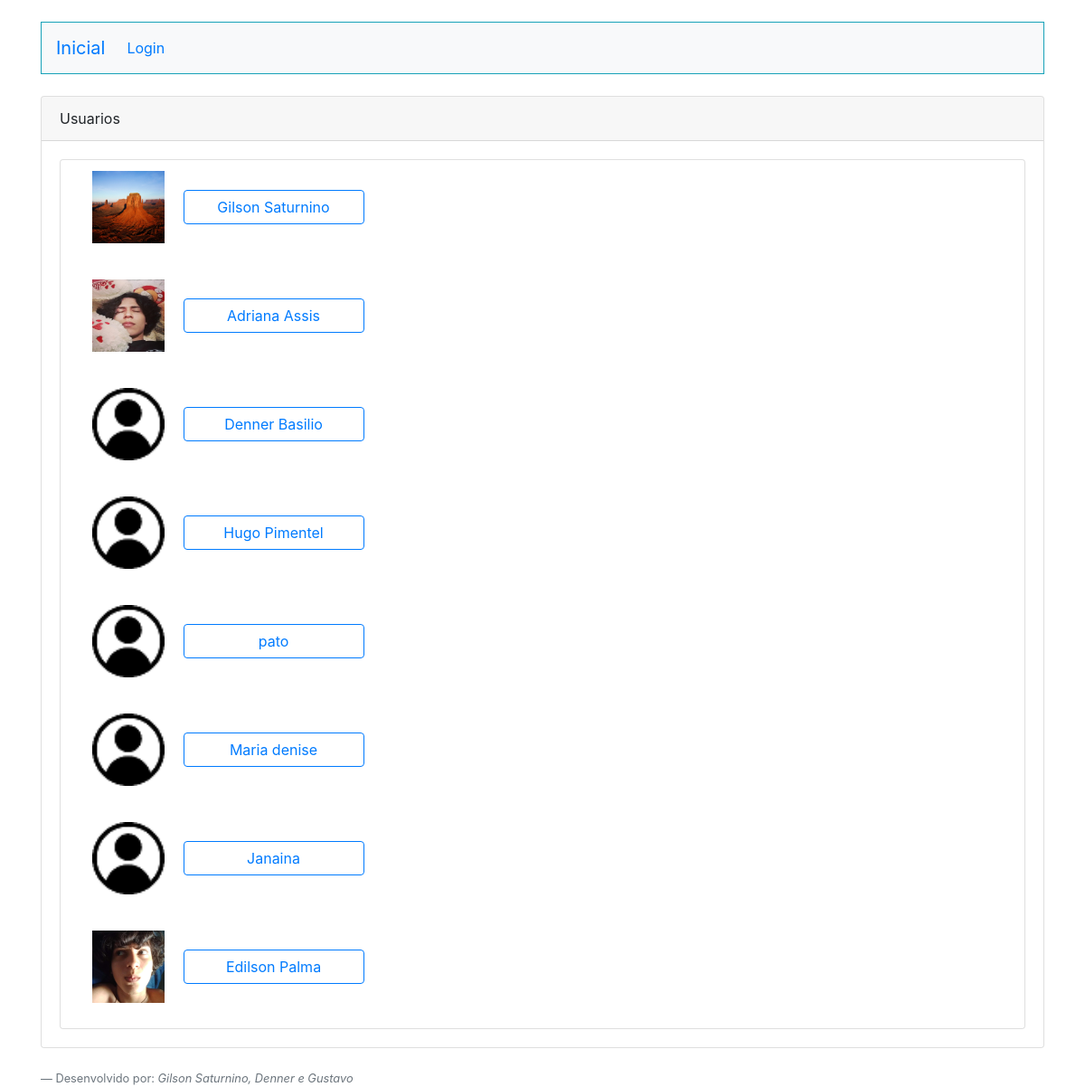
The page /ListarUsuarios.php on the database its author committed.
### tables this page shows
CREATE TABLE `usuarios` (
  `id` int(11) NOT NULL,
  `email` varchar(255) NOT NULL,
  `nome` varchar(255) NOT NULL,
  `senha` varchar(255) NOT NULL,
  `perfil` varchar(255) NOT NULL
);

CREATE TABLE `imagens` (
  `id` int(11) NOT NULL,
  `nome` varchar(100) NOT NULL,
  `id_usuario` int(11) NOT NULL
);

### ListarUsuarios.php (the view, shortened to what this page needs)
<html lang="pt-br">
  <head>
  </head>
  <body>
    <div class="container">
    <?php
    require_once('Cabecalho.php');
    require_once('Conexao.php');
    $sql = "select * from usuarios";
    $resultadoSql = mysqli_query($conexao, $sql);
    $vetorUmregistro = mysqli_fetch_assoc($resultadoSql);
    $vetorTodosRegistros = array();
        while($vetorUmregistro !=null){
          array_push($vetorTodosRegistros,$vetorUmregistro);
          $vetorUmregistro = mysqli_fetch_assoc($resultadoSql);}
    ?>
    <div class="card mt-4">
        <div class="card-header">
            Usuarios
        </div>
        <div class="card-body">
            <ul class="list-group">
            <?php foreach($vetorTodosRegistros as $Umregistro){
              if($Umregistro["id"] != $_SESSION['id_logado']){
              ?>
                <li class="list-group-item">
                <div class="col-md-12">
                    <form action="chat.php" method="POST">
                        <div class="form-group">
                            <?php
                        $sql = "select id,nome from imagens where id_usuario=?";
                        $sqlprep = $conexao->prepare($sql);
                        $sqlprep->bind_param("i",$Umregistro['id']);
                        $sqlprep->execute();
                        $resultadoSql = $sqlprep->get_result();
                        $registro= mysqli_fetch_assoc($resultadoSql);
                        $vetorRegistros = array();
                        while($registro !=null){
                            array_push($vetorRegistros,$registro);
                            $registro = mysqli_fetch_assoc($resultadoSql);
                        }
                        $idfoto = 0;
                        foreach($vetorRegistros as $valor):
                            $idfoto = $valor["id"];
                            $foto =$valor["nome"];
                        endforeach;
                        if($idfoto != null){ ?>
                            <img src="<?php echo "./imagens/".$foto; ?>" style="width:80px; height:80px;">
                        <?php
                        }else{ ?>
                            <img src="imagens/usuario.png" style="width:80px; height:80px;">
                        <?php
                        } ?>
                            <button id="botaocontato" type="submit" class="btn btn-outline-primary ml-3"><?=$Umregistro["nome"]; ?></button>
                        </div>
                    </form>
                </div>
                </li>
            <?php }
        }?>
            </ul>
        </div>
    </div>
    </div>
    <?php
        require_once("Footer.php");
        ?>
  </body>
</html>

### ListarUsuarios.php (style rules this page uses)
#botaocontato { width:200px; }

### Cabecalho.php (style rules this page uses)
body { background-color:#ffffff; }

### rows shown on the page
usuarios: imagens.nome (picture), nome "Gilson Saturnino"
usuarios: imagens.nome (picture), nome "Adriana Assis"
usuarios: nome "Denner Basilio"
usuarios: nome "Hugo Pimentel"
usuarios: nome "pato"
usuarios: nome "Maria denise"
usuarios: nome "Janaina"
usuarios: imagens.nome (picture), nome "Edilson Palma"
